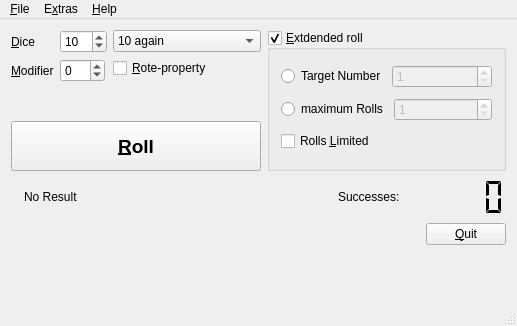
<?xml version="1.0" encoding="UTF-8"?>
<ui version="4.0">
 <class>MainWindow</class>
 <widget class="QMainWindow" name="MainWindow">
  <property name="geometry">
   <rect>
    <x>0</x>
    <y>0</y>
    <width>517</width>
    <height>326</height>
   </rect>
  </property>
  <property name="sizePolicy">
   <sizepolicy hsizetype="Minimum" vsizetype="Minimum">
    <horstretch>0</horstretch>
    <verstretch>0</verstretch>
   </sizepolicy>
  </property>
  <property name="windowTitle">
   <string>DiceRoller</string>
  </property>
  <widget class="QWidget" name="centralWidget">
   <layout class="QVBoxLayout" name="verticalLayout_4">
    <item>
     <layout class="QHBoxLayout" name="horizontalLayout_4">
      <item>
       <layout class="QVBoxLayout" name="verticalLayout">
        <item>
         <layout class="QHBoxLayout" name="horizontalLayout_2">
          <item>
           <layout class="QFormLayout" name="formLayout">
            <property name="fieldGrowthPolicy">
             <enum>QFormLayout::ExpandingFieldsGrow</enum>
            </property>
            <item row="1" column="0">
             <widget class="QLabel" name="label_diceNumber">
              <property name="text">
               <string>&amp;Dice</string>
              </property>
              <property name="buddy">
               <cstring>spinBox_pool</cstring>
              </property>
             </widget>
            </item>
            <item row="1" column="1">
             <widget class="QSpinBox" name="spinBox_pool">
              <property name="toolTip">
               <string>The number of dice for this pool without any Modifiers.</string>
              </property>
              <property name="minimum">
               <number>0</number>
              </property>
              <property name="maximum">
               <number>999</number>
              </property>
              <property name="value">
               <number>10</number>
              </property>
             </widget>
            </item>
            <item row="2" column="0">
             <widget class="QLabel" name="label">
              <property name="text">
               <string>&amp;Modifier</string>
              </property>
              <property name="buddy">
               <cstring>spinBox_modifier</cstring>
              </property>
             </widget>
            </item>
            <item row="2" column="1">
             <widget class="QSpinBox" name="spinBox_modifier">
              <property name="toolTip">
               <string>The Modifiers for this roll.</string>
              </property>
              <property name="minimum">
               <number>-99</number>
              </property>
             </widget>
            </item>
           </layout>
          </item>
          <item>
           <layout class="QVBoxLayout" name="verticalLayout_2">
            <item>
             <widget class="QComboBox" name="comboBox_xAgain">
              <property name="toolTip">
               <string>The reroll-property for this roll.</string>
              </property>
              <item>
               <property name="text">
                <string>10 again</string>
               </property>
              </item>
              <item>
               <property name="text">
                <string>9 again</string>
               </property>
              </item>
              <item>
               <property name="text">
                <string>8 again</string>
               </property>
              </item>
              <item>
               <property name="text">
                <string>no reroll</string>
               </property>
              </item>
              <item>
               <property name="text">
                <string>no reroll &amp; subtract 1s</string>
               </property>
              </item>
             </widget>
            </item>
            <item>
             <widget class="QCheckBox" name="checkBox_rote">
              <property name="toolTip">
               <string>Activate the Rote-ability (allowing you to reroll all unsuccessfule dice).</string>
              </property>
              <property name="text">
               <string>&amp;Rote-property</string>
              </property>
             </widget>
            </item>
            <item>
             <spacer name="verticalSpacer">
              <property name="orientation">
               <enum>Qt::Vertical</enum>
              </property>
              <property name="sizeHint" stdset="0">
               <size>
                <width>20</width>
                <height>40</height>
               </size>
              </property>
             </spacer>
            </item>
           </layout>
          </item>
         </layout>
        </item>
        <item>
         <widget class="QPushButton" name="pushButton_roll">
          <property name="minimumSize">
           <size>
            <width>0</width>
            <height>50</height>
           </size>
          </property>
          <property name="font">
           <font>
            <pointsize>14</pointsize>
            <weight>75</weight>
            <bold>true</bold>
           </font>
          </property>
          <property name="toolTip">
           <string>Press Button to roll the dice.</string>
          </property>
          <property name="text">
           <string>&amp;Roll</string>
          </property>
          <property name="iconSize">
           <size>
            <width>32</width>
            <height>32</height>
           </size>
          </property>
          <property name="shortcut">
           <string>Ctrl+R</string>
          </property>
         </widget>
        </item>
       </layout>
      </item>
      <item>
       <widget class="QGroupBox" name="groupBox_extended">
        <property name="toolTip">
         <string>Rolls an Extended Roll, gathering successes over multiple rolls of the pool.</string>
        </property>
        <property name="title">
         <string>&amp;Extdended roll</string>
        </property>
        <property name="checkable">
         <bool>true</bool>
        </property>
        <layout class="QVBoxLayout" name="verticalLayout_3">
         <item>
          <layout class="QHBoxLayout" name="horizontalLayout_6">
           <item>
            <widget class="QRadioButton" name="radioButton_target">
             <property name="text">
              <string>Target Number</string>
             </property>
            </widget>
           </item>
           <item>
            <widget class="QSpinBox" name="spinBox_target">
             <property name="enabled">
              <bool>false</bool>
             </property>
             <property name="toolTip">
              <string>The target number for the extended roll.</string>
             </property>
             <property name="minimum">
              <number>1</number>
             </property>
             <property name="maximum">
              <number>9999</number>
             </property>
            </widget>
           </item>
          </layout>
         </item>
         <item>
          <layout class="QHBoxLayout" name="horizontalLayout_5">
           <item>
            <widget class="QRadioButton" name="radioButton_maxRolls">
             <property name="text">
              <string>maximum Rolls</string>
             </property>
            </widget>
           </item>
           <item>
            <widget class="QSpinBox" name="spinBox_maxRolls">
             <property name="enabled">
              <bool>false</bool>
             </property>
             <property name="toolTip">
              <string>The target number for the extended roll.</string>
             </property>
             <property name="minimum">
              <number>1</number>
             </property>
             <property name="maximum">
              <number>9999</number>
             </property>
            </widget>
           </item>
          </layout>
         </item>
         <item>
          <widget class="QCheckBox" name="checkBox_rollsLimited">
           <property name="toolTip">
            <string>Limits the roll to only so many rolls as you have dice in the pool (not counting any modifiers, be they positive or negative).</string>
           </property>
           <property name="text">
            <string>Rolls &amp;Limited</string>
           </property>
          </widget>
         </item>
        </layout>
       </widget>
      </item>
     </layout>
    </item>
    <item>
     <layout class="QHBoxLayout" name="horizontalLayout">
      <item>
       <widget class="QLabel" name="label_result">
        <property name="text">
         <string/>
        </property>
        <property name="pixmap">
         <pixmap>:/actions/actions/fileclose.png</pixmap>
        </property>
       </widget>
      </item>
      <item>
       <widget class="QLabel" name="label_resultText">
        <property name="text">
         <string>No Result</string>
        </property>
       </widget>
      </item>
      <item>
       <spacer name="horizontalSpacer">
        <property name="orientation">
         <enum>Qt::Horizontal</enum>
        </property>
        <property name="sizeHint" stdset="0">
         <size>
          <width>40</width>
          <height>20</height>
         </size>
        </property>
       </spacer>
      </item>
      <item>
       <widget class="QLabel" name="label_successes">
        <property name="text">
         <string>Successes:</string>
        </property>
       </widget>
      </item>
      <item>
       <widget class="QLCDNumber" name="lcdNumber_successes">
        <property name="minimumSize">
         <size>
          <width>100</width>
          <height>40</height>
         </size>
        </property>
        <property name="frameShape">
         <enum>QFrame::NoFrame</enum>
        </property>
        <property name="segmentStyle">
         <enum>QLCDNumber::Flat</enum>
        </property>
       </widget>
      </item>
     </layout>
    </item>
    <item>
     <layout class="QHBoxLayout" name="horizontalLayout_3">
      <item>
       <spacer name="horizontalSpacer_4">
        <property name="orientation">
         <enum>Qt::Horizontal</enum>
        </property>
        <property name="sizeHint" stdset="0">
         <size>
          <width>40</width>
          <height>20</height>
         </size>
        </property>
       </spacer>
      </item>
      <item>
       <widget class="QPushButton" name="pushButton_quit">
        <property name="text">
         <string>&amp;Quit</string>
        </property>
       </widget>
      </item>
     </layout>
    </item>
    <item>
     <widget class="QFrame" name="frame_dice">
      <property name="frameShape">
       <enum>QFrame::NoFrame</enum>
      </property>
      <property name="frameShadow">
       <enum>QFrame::Raised</enum>
      </property>
      <layout class="QHBoxLayout" name="horizontalLayout_dice">
       <item>
        <spacer name="horizontalSpacer_2">
         <property name="orientation">
          <enum>Qt::Horizontal</enum>
         </property>
         <property name="sizeHint" stdset="0">
          <size>
           <width>40</width>
           <height>20</height>
          </size>
         </property>
        </spacer>
       </item>
       <item>
        <spacer name="horizontalSpacer_3">
         <property name="orientation">
          <enum>Qt::Horizontal</enum>
         </property>
         <property name="sizeHint" stdset="0">
          <size>
           <width>40</width>
           <height>20</height>
          </size>
         </property>
        </spacer>
       </item>
      </layout>
     </widget>
    </item>
   </layout>
  </widget>
  <widget class="QStatusBar" name="statusBar"/>
  <widget class="QMenuBar" name="menuBar">
   <property name="geometry">
    <rect>
     <x>0</x>
     <y>0</y>
     <width>517</width>
     <height>23</height>
    </rect>
   </property>
   <widget class="QMenu" name="menu_File">
    <property name="title">
     <string>&amp;File</string>
    </property>
    <addaction name="action_quit"/>
   </widget>
   <widget class="QMenu" name="menuHelp">
    <property name="title">
     <string>&amp;Help</string>
    </property>
    <addaction name="action_aboutQt"/>
    <addaction name="action_about"/>
   </widget>
   <widget class="QMenu" name="menuExtras">
    <property name="title">
     <string>E&amp;xtras</string>
    </property>
    <addaction name="action_houserules"/>
   </widget>
   <addaction name="menu_File"/>
   <addaction name="menuExtras"/>
   <addaction name="menuHelp"/>
  </widget>
  <action name="action_quit">
   <property name="text">
    <string>Quit</string>
   </property>
   <property name="toolTip">
    <string>Quit the program.</string>
   </property>
   <property name="shortcut">
    <string>Ctrl+Q</string>
   </property>
  </action>
  <action name="action_about">
   <property name="text">
    <string>About...</string>
   </property>
   <property name="toolTip">
    <string>About DiceRoller-WoD.</string>
   </property>
  </action>
  <action name="action_houserules">
   <property name="checkable">
    <bool>true</bool>
   </property>
   <property name="text">
    <string>&amp;Houserules</string>
   </property>
   <property name="toolTip">
    <string>The houserule of the programmes group will be used: In Extended rolls, an exceptional success is achieved, whenever any roll during the process shows 5 successes or more.</string>
   </property>
  </action>
  <action name="action_aboutQt">
   <property name="text">
    <string>About Qt...</string>
   </property>
  </action>
 </widget>
 <layoutdefault spacing="6" margin="11"/>
 <tabstops>
  <tabstop>spinBox_pool</tabstop>
  <tabstop>spinBox_modifier</tabstop>
  <tabstop>comboBox_xAgain</tabstop>
  <tabstop>checkBox_rote</tabstop>
  <tabstop>groupBox_extended</tabstop>
  <tabstop>spinBox_maxRolls</tabstop>
  <tabstop>checkBox_rollsLimited</tabstop>
 </tabstops>
 <resources/>
 <connections>
  <connection>
   <sender>action_quit</sender>
   <signal>activated()</signal>
   <receiver>MainWindow</receiver>
   <slot>close()</slot>
   <hints>
    <hint type="sourcelabel">
     <x>-1</x>
     <y>-1</y>
    </hint>
    <hint type="destinationlabel">
     <x>217</x>
     <y>135</y>
    </hint>
   </hints>
  </connection>
  <connection>
   <sender>pushButton_quit</sender>
   <signal>clicked()</signal>
   <receiver>MainWindow</receiver>
   <slot>close()</slot>
   <hints>
    <hint type="sourcelabel">
     <x>510</x>
     <y>295</y>
    </hint>
    <hint type="destinationlabel">
     <x>199</x>
     <y>146</y>
    </hint>
   </hints>
  </connection>
  <connection>
   <sender>radioButton_target</sender>
   <signal>toggled(bool)</signal>
   <receiver>spinBox_target</receiver>
   <slot>setEnabled(bool)</slot>
   <hints>
    <hint type="sourcelabel">
     <x>386</x>
     <y>77</y>
    </hint>
    <hint type="destinationlabel">
     <x>463</x>
     <y>64</y>
    </hint>
   </hints>
  </connection>
  <connection>
   <sender>radioButton_maxRolls</sender>
   <signal>toggled(bool)</signal>
   <receiver>spinBox_maxRolls</receiver>
   <slot>setEnabled(bool)</slot>
   <hints>
    <hint type="sourcelabel">
     <x>402</x>
     <y>106</y>
    </hint>
    <hint type="destinationlabel">
     <x>468</x>
     <y>106</y>
    </hint>
   </hints>
  </connection>
 </connections>
</ui>
